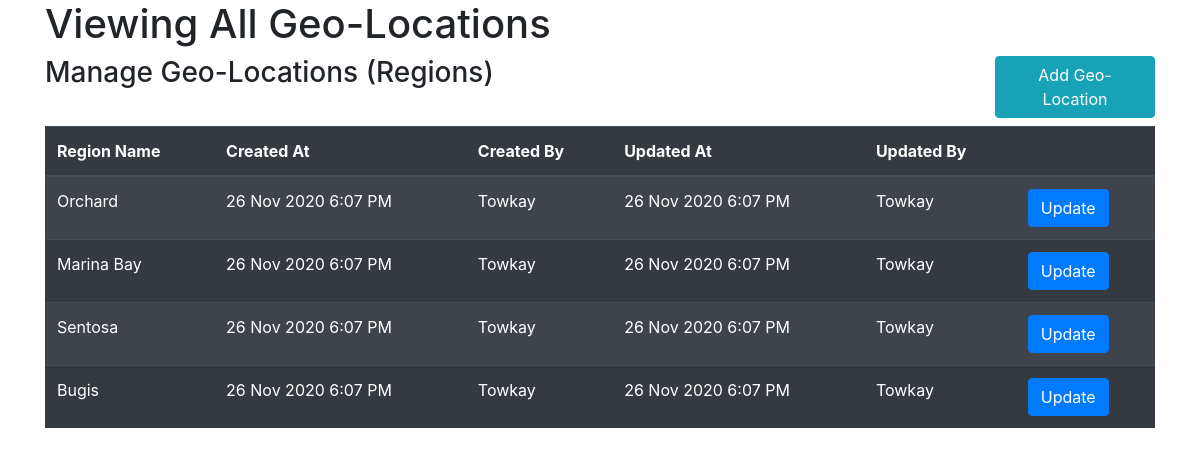
The page /admin_panel/geolocation/index.php on the database as committed earlier.
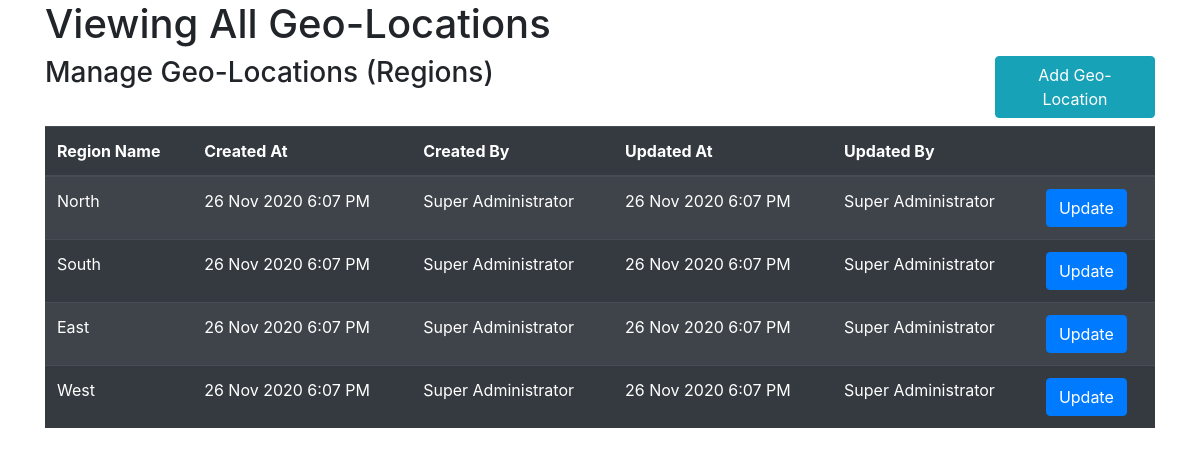
The same page on the database as committed later.
### tables this page shows
CREATE TABLE `GeoLocation` (
  `id` int PRIMARY KEY AUTO_INCREMENT,
  `name` varchar(255),
  `created_at` datetime,
  `created_by` int,
  `updated_at` datetime,
  `updated_by` int,
  FOREIGN KEY (`created_by`) REFERENCES `User` (`id`),
  FOREIGN KEY (`updated_by`) REFERENCES `User` (`id`)
);

CREATE TABLE `User` (
  `id` int PRIMARY KEY AUTO_INCREMENT,
  `first_name` varchar(100),
  `last_name` varchar(100),
  `username` varchar(255) UNIQUE,
  `email` varchar(255) UNIQUE NOT NULL,
  `phone_number` varchar(30),
  `country` varchar(255),
  `password` nvarchar(255),
  `billing_address` varchar(255),
  `card_number` varchar(50),
  `role_id` int,
  `is_confirmed` bit,
  `stripe_customer_id` varchar(255),
  `created_at` datetime,
  `updated_at` datetime
);

### src/DB.php (called while the page is built, shortened)
<?php
$dotenv = Dotenv::createImmutable(__DIR__ . "/../");
class DB
{
    public function __construct()
    {
        $servername = $_SERVER['servername'];
        $username = $_SERVER['username'];
        $password = $_SERVER['password'];
        $dbname = $_SERVER['dbname'];
        $this->conn = mysqli_connect($servername, $username, $password, $dbname);
    }
}

### src/GeoLocation.php (called while the page is built, shortened)
<?php
class GeoLocation extends DB
{
    public function getGeoLocations()
    {
        $results = [];
        $sql = "SELECT GeoLocation.id, GeoLocation.name, GeoLocation.created_at, c.first_name AS created_by,
        GeoLocation.updated_at, u.first_name AS updated_by FROM GeoLocation LEFT JOIN User c ON GeoLocation.created_by = c.id
        LEFT JOIN User u ON GeoLocation.updated_by = u.id;";
        $resultsSQL = mysqli_query($this->conn, $sql);
        if (mysqli_num_rows($resultsSQL) > 0) {
            while ($row = mysqli_fetch_assoc($resultsSQL)) {
                $results[] = $row;
            }
        }
        return $results;
    }
}

### admin_panel/geolocation/index.php (the view, shortened to what this page needs)
<?php
$geolocation = new GeoLocation();
$results = $geolocation->getGeoLocations();
?>
<!DOCTYPE html>
<html>
<head>
    <link rel="stylesheet" href="https://stackpath.bootstrapcdn.com/bootstrap/4.5.2/css/bootstrap.min.css">
    <link rel="stylesheet" href="/css/main.css">
</head>
<body>
    <main class="container main-content">
        <h1>Viewing All Geo-Locations</h1>
        <div class="row">
            <div class="col-md-12">
                <div class="panel panel-default">
                    <div class="row mb-2">
                        <div class="col-md-10">
                            <h3>Manage Geo-Locations (Regions)</h3>
                        </div>
                        <div class="col-md-2">
                            <a role="button" class="float-right btn btn-info" href="create.php">Add Geo-Location</a>
                        </div>
                    </div>
                    <div class="panel-body">
                        <div class="row">
                            <div class="col-md-12">
                                <table class="table table-striped table-dark">
                                    <thead class="thead-dark">
                                        <tr>
                                            <th scope="col">Region Name</th>
                                            <th scope="col">Created At</th>
                                            <th scope="col">Created By</th>
                                            <th scope="col">Updated At</th>
                                            <th scope="col">Updated By</th>
                                            <th>&nbsp;</th>
                                        </tr>
                                    </thead>
                                    <tbody id="regionTableBody" class="">
                                        <?php foreach ($results as $row) : ?>
                                            <tr>
                                                <td><?= $row['name'] ?></td>
                                                <td id="created<?= $row['id'] ?>"><script>document.getElementById('created<?= $row['id'] ?>').innerHTML = createdAt;</script></td>
                                                <td><?= $row['created_by'] ?></td>
                                                <td id="updated<?= $row['id'] ?>"><script>document.getElementById('updated<?= $row['id'] ?>').innerHTML = updatedAt;</script></td>
                                                <td><?= $row['updated_by'] ?></td>
                                                <td><a role="button" class="btn btn-primary updateBtn" href="update.php?key=<?= $row['id'] ?>" value="<?= $row['id'] ?>">Update</a></td>
                                            </tr>
                                        <?php endforeach; ?>
                                    </tbody>
                                </table>
                            </div>
                        </div>
                    </div>
                </div>
            </div>
        </div>
    </main>
</body>
</html>

Rows that differ between the two databases and show on the page:
changed geolocation: name "Orchard" → "North"; created_by.first_name "Towkay" → "Super Administrator"
changed geolocation: name "Marina Bay" → "South"; created_by.first_name "Towkay" → "Super Administrator"
changed geolocation: name "Sentosa" → "East"; created_by.first_name "Towkay" → "Super Administrator"
changed geolocation: name "Bugis" → "West"; created_by.first_name "Towkay" → "Super Administrator"
